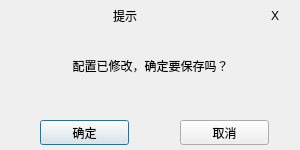
<?xml version="1.0" encoding="UTF-8"?>
<ui version="4.0">
 <class>dialog_null_TipDialog</class>
 <widget class="QDialog" name="dialog_null_TipDialog">
  <property name="geometry">
   <rect>
    <x>0</x>
    <y>0</y>
    <width>300</width>
    <height>150</height>
   </rect>
  </property>
  <property name="windowTitle">
   <string>Dialog</string>
  </property>
  <widget class="QLabel" name="label_tipDialog_title">
   <property name="geometry">
    <rect>
     <x>0</x>
     <y>0</y>
     <width>250</width>
     <height>31</height>
    </rect>
   </property>
   <property name="text">
    <string>提示</string>
   </property>
   <property name="alignment">
    <set>Qt::AlignCenter</set>
   </property>
  </widget>
  <widget class="QLabel" name="label_tipDialog_shutdown">
   <property name="geometry">
    <rect>
     <x>250</x>
     <y>0</y>
     <width>50</width>
     <height>31</height>
    </rect>
   </property>
   <property name="text">
    <string>X</string>
   </property>
   <property name="alignment">
    <set>Qt::AlignCenter</set>
   </property>
  </widget>
  <widget class="QLabel" name="label_tipDialog_content">
   <property name="geometry">
    <rect>
     <x>10</x>
     <y>30</y>
     <width>281</width>
     <height>71</height>
    </rect>
   </property>
   <property name="text">
    <string>配置已修改，确定要保存吗？</string>
   </property>
   <property name="alignment">
    <set>Qt::AlignCenter</set>
   </property>
  </widget>
  <widget class="QPushButton" name="pushButton_tipDialog_sure">
   <property name="geometry">
    <rect>
     <x>40</x>
     <y>120</y>
     <width>89</width>
     <height>25</height>
    </rect>
   </property>
   <property name="text">
    <string>确定</string>
   </property>
  </widget>
  <widget class="QPushButton" name="pushButton_tipDialog_cancel">
   <property name="geometry">
    <rect>
     <x>180</x>
     <y>120</y>
     <width>89</width>
     <height>25</height>
    </rect>
   </property>
   <property name="text">
    <string>取消</string>
   </property>
  </widget>
 </widget>
 <resources/>
 <connections/>
</ui>
